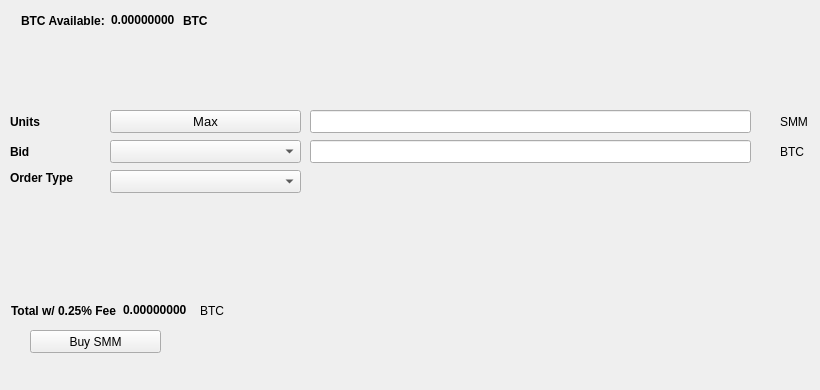
   <widget class="QWidget" name="BuyTab">
    <attribute name="title">
     <string>Buy</string>
    </attribute>
    <widget class="QPushButton" name="BuySMM">
     <property name="geometry">
      <rect>
       <x>30</x>
       <y>330</y>
       <width>131</width>
       <height>23</height>
      </rect>
     </property>
     <property name="text">
      <string>Buy SMM</string>
     </property>
     <property name="icon">
      <iconset resource="../smm.qrc">
       <normaloff>:/icons/bitcoin</normaloff>:/icons/bitcoin</iconset>
     </property>
    </widget>
    <widget class="QLabel" name="label_3">
     <property name="geometry">
      <rect>
       <x>10</x>
       <y>110</y>
       <width>46</width>
       <height>23</height>
      </rect>
     </property>
     <property name="font">
      <font>
       <weight>75</weight>
       <bold>true</bold>
      </font>
     </property>
     <property name="text">
      <string>Units</string>
     </property>
    </widget>
    <widget class="QLineEdit" name="UnitsInput">
     <property name="geometry">
      <rect>
       <x>310</x>
       <y>110</y>
       <width>441</width>
       <height>23</height>
      </rect>
     </property>
     <property name="font">
      <font>
       <pointsize>9</pointsize>
       <weight>75</weight>
       <bold>true</bold>
      </font>
     </property>
    </widget>
    <widget class="QLineEdit" name="BuyBidPriceEdit">
     <property name="geometry">
      <rect>
       <x>310</x>
       <y>140</y>
       <width>441</width>
       <height>23</height>
      </rect>
     </property>
     <property name="font">
      <font>
       <pointsize>9</pointsize>
       <weight>75</weight>
       <bold>true</bold>
      </font>
     </property>
    </widget>
    <widget class="QLabel" name="label_4">
     <property name="geometry">
      <rect>
       <x>780</x>
       <y>110</y>
       <width>31</width>
       <height>23</height>
      </rect>
     </property>
     <property name="text">
      <string>SMM</string>
     </property>
    </widget>
    <widget class="QLabel" name="label_5">
     <property name="geometry">
      <rect>
       <x>780</x>
       <y>140</y>
       <width>31</width>
       <height>23</height>
      </rect>
     </property>
     <property name="text">
      <string>BTC</string>
     </property>
    </widget>
    <widget class="QLabel" name="label_6">
     <property name="geometry">
      <rect>
       <x>10</x>
       <y>140</y>
       <width>46</width>
       <height>23</height>
      </rect>
     </property>
     <property name="font">
      <font>
       <weight>75</weight>
       <bold>true</bold>
      </font>
     </property>
     <property name="text">
      <string>Bid</string>
     </property>
    </widget>
    <widget class="QLabel" name="label_7">
     <property name="geometry">
      <rect>
       <x>10</x>
       <y>170</y>
       <width>91</width>
       <height>16</height>
      </rect>
     </property>
     <property name="font">
      <font>
       <weight>75</weight>
       <bold>true</bold>
      </font>
     </property>
     <property name="text">
      <string>Order Type</string>
     </property>
    </widget>
    <widget class="QPushButton" name="Buy_Max_Amount">
     <property name="geometry">
      <rect>
       <x>110</x>
       <y>110</y>
       <width>191</width>
       <height>23</height>
      </rect>
     </property>
     <property name="font">
      <font>
       <pointsize>10</pointsize>
      </font>
     </property>
     <property name="text">
      <string>Max</string>
     </property>
    </widget>
    <widget class="QComboBox" name="BuyBidcomboBox">
     <property name="geometry">
      <rect>
       <x>110</x>
       <y>140</y>
       <width>191</width>
       <height>23</height>
      </rect>
     </property>
     <property name="font">
      <font>
       <pointsize>10</pointsize>
      </font>
     </property>
    </widget>
    <widget class="QComboBox" name="buyOrdertypeCombo">
     <property name="geometry">
      <rect>
       <x>110</x>
       <y>170</y>
       <width>191</width>
       <height>23</height>
      </rect>
     </property>
     <property name="font">
      <font>
       <pointsize>10</pointsize>
      </font>
     </property>
    </widget>
    <widget class="QWidget" name="layoutWidget1">
     <property name="geometry">
      <rect>
       <x>21</x>
       <y>11</y>
       <width>227</width>
       <height>19</height>
      </rect>
     </property>
     <layout class="QHBoxLayout" name="horizontalLayout_3">
      <item>
       <widget class="QLabel" name="label232">
        <property name="font">
         <font>
          <weight>75</weight>
          <bold>true</bold>
         </font>
        </property>
        <property name="text">
         <string>BTC Available:</string>
        </property>
       </widget>
      </item>
      <item>
       <widget class="QLabel" name="BtcAvailableLbl">
        <property name="palette">
         <palette>
          <active>
           <colorrole role="WindowText">
            <brush brushstyle="SolidPattern">
             <color alpha="255">
              <red>0</red>
              <green>0</green>
              <blue>0</blue>
             </color>
            </brush>
           </colorrole>
           <colorrole role="Button">
            <brush brushstyle="SolidPattern">
             <color alpha="255">
              <red>0</red>
              <green>170</green>
              <blue>0</blue>
             </color>
            </brush>
           </colorrole>
           <colorrole role="Light">
            <brush brushstyle="SolidPattern">
             <color alpha="255">
              <red>0</red>
              <green>255</green>
              <blue>0</blue>
             </color>
            </brush>
           </colorrole>
           <colorrole role="Midlight">
            <brush brushstyle="SolidPattern">
             <color alpha="255">
              <red>0</red>
              <green>212</green>
              <blue>0</blue>
             </color>
            </brush>
           </colorrole>
           <colorrole role="Dark">
            <brush brushstyle="SolidPattern">
             <color alpha="255">
              <red>0</red>
              <green>85</green>
              <blue>0</blue>
             </color>
            </brush>
           </colorrole>
           <colorrole role="Mid">
            <brush brushstyle="SolidPattern">
             <color alpha="255">
              <red>0</red>
              <green>113</green>
              <blue>0</blue>
             </color>
            </brush>
           </colorrole>
           <colorrole role="Text">
            <brush brushstyle="SolidPattern">
             <color alpha="255">
              <red>0</red>
              <green>170</green>
              <blue>0</blue>
             </color>
            </brush>
           </colorrole>
           <colorrole role="BrightText">
            <brush brushstyle="SolidPattern">
             <color alpha="255">
              <red>255</red>
              <green>255</green>
              <blue>255</blue>
             </color>
            </brush>
           </colorrole>
           <colorrole role="ButtonText">
            <brush brushstyle="SolidPattern">
             <color alpha="255">
              <red>0</red>
              <green>0</green>
              <blue>0</blue>
             </color>
            </brush>
           </colorrole>
           <colorrole role="Base">
            <brush brushstyle="SolidPattern">
             <color alpha="255">
              <red>255</red>
              <green>255</green>
              <blue>255</blue>
             </color>
            </brush>
           </colorrole>
           <colorrole role="Window">
            <brush brushstyle="SolidPattern">
             <color alpha="255">
              <red>0</red>
              <green>170</green>
              <blue>0</blue>
             </color>
            </brush>
           </colorrole>
           <colorrole role="Shadow">
            <brush brushstyle="SolidPattern">
             <color alpha="255">
              <red>0</red>
              <green>0</green>
              <blue>0</blue>
             </color>
            </brush>
           </colorrole>
           <colorrole role="AlternateBase">
            <brush brushstyle="SolidPattern">
             <color alpha="255">
              <red>127</red>
              <green>212</green>
              <blue>127</blue>
             </color>
            </brush>
           </colorrole>
           <colorrole role="ToolTipBase">
            <brush brushstyle="SolidPattern">
             <color alpha="255">
              <red>255</red>
              <green>255</green>
              <blue>220</blue>
             </color>
            </brush>
           </colorrole>
           <colorrole role="ToolTipText">
            <brush brushstyle="SolidPattern">
             <color alpha="255">
              <red>0</red>
              <green>0</green>
              <blue>0</blue>
             </color>
            </brush>
           </colorrole>
          </active>
          <inactive>
           <colorrole role="WindowText">
            <brush brushstyle="SolidPattern">
             <color alpha="255">
              <red>0</red>
              <green>0</green>
              <blue>0</blue>
             </color>
            </brush>
           </colorrole>
           <colorrole role="Button">
            <brush brushstyle="SolidPattern">
             <color alpha="255">
              <red>0</red>
              <green>170</green>
              <blue>0</blue>
             </color>
            </brush>
           </colorrole>
           <colorrole role="Light">
            <brush brushstyle="SolidPattern">
             <color alpha="255">
              <red>0</red>
              <green>255</green>
              <blue>0</blue>
             </color>
            </brush>
           </colorrole>
           <colorrole role="Midlight">
            <brush brushstyle="SolidPattern">
             <color alpha="255">
              <red>0</red>
              <green>212</green>
              <blue>0</blue>
             </color>
            </brush>
           </colorrole>
           <colorrole role="Dark">
            <brush brushstyle="SolidPattern">
             <color alpha="255">
              <red>0</red>
              <green>85</green>
              <blue>0</blue>
             </color>
            </brush>
           </colorrole>
           <colorrole role="Mid">
            <brush brushstyle="SolidPattern">
             <color alpha="255">
              <red>0</red>
              <green>113</green>
              <blue>0</blue>
             </color>
            </brush>
           </colorrole>
           <colorrole role="Text">
            <brush brushstyle="SolidPattern">
             <color alpha="255">
              <red>0</red>
              <green>170</green>
              <blue>0</blue>
             </color>
            </brush>
           </colorrole>
           <colorrole role="BrightText">
            <brush brushstyle="SolidPattern">
             <color alpha="255">
              <red>255</red>
              <green>255</green>
              <blue>255</blue>
             </color>
            </brush>
           </colorrole>
           <colorrole role="ButtonText">
            <brush brushstyle="SolidPattern">
             <color alpha="255">
              <red>0</red>
              <green>0</green>
              <blue>0</blue>
             </color>
            </brush>
           </colorrole>
           <colorrole role="Base">
            <brush brushstyle="SolidPattern">
             <color alpha="255">
              <red>255</red>
              <green>255</green>
              <blue>255</blue>
             </color>
            </brush>
           </colorrole>
           <colorrole role="Window">
            <brush brushstyle="SolidPattern">
             <color alpha="255">
              <red>0</red>
              <green>170</green>
              <blue>0</blue>
             </color>
            </brush>
           </colorrole>
           <colorrole role="Shadow">
            <brush brushstyle="SolidPattern">
             <color alpha="255">
              <red>0</red>
              <green>0</green>
              <blue>0</blue>
             </color>
            </brush>
           </colorrole>
           <colorrole role="AlternateBase">
            <brush brushstyle="SolidPattern">
             <color alpha="255">
              <red>127</red>
              <green>212</green>
              <blue>127</blue>
             </color>
            </brush>
           </colorrole>
           <colorrole role="ToolTipBase">
            <brush brushstyle="SolidPattern">
             <color alpha="255">
              <red>255</red>
              <green>255</green>
              <blue>220</blue>
             </color>
            </brush>
           </colorrole>
           <colorrole role="ToolTipText">
            <brush brushstyle="SolidPattern">
             <color alpha="255">
              <red>0</red>
              <green>0</green>
              <blue>0</blue>
             </color>
            </brush>
           </colorrole>
          </inactive>
          <disabled>
           <colorrole role="WindowText">
            <brush brushstyle="SolidPattern">
             <color alpha="255">
              <red>0</red>
              <green>85</green>
              <blue>0</blue>
             </color>
            </brush>
           </colorrole>
           <colorrole role="Button">
            <brush brushstyle="SolidPattern">
             <color alpha="255">
              <red>0</red>
              <green>170</green>
              <blue>0</blue>
             </color>
            </brush>
           </colorrole>
           <colorrole role="Light">
            <brush brushstyle="SolidPattern">
             <color alpha="255">
              <red>0</red>
              <green>255</green>
              <blue>0</blue>
             </color>
            </brush>
           </colorrole>
           <colorrole role="Midlight">
            <brush brushstyle="SolidPattern">
             <color alpha="255">
              <red>0</red>
              <green>212</green>
              <blue>0</blue>
             </color>
            </brush>
           </colorrole>
           <colorrole role="Dark">
            <brush brushstyle="SolidPattern">
             <color alpha="255">
              <red>0</red>
              <green>85</green>
              <blue>0</blue>
             </color>
            </brush>
           </colorrole>
           <colorrole role="Mid">
            <brush brushstyle="SolidPattern">
             <color alpha="255">
              <red>0</red>
              <green>113</green>
              <blue>0</blue>
             </color>
            </brush>
           </colorrole>
           <colorrole role="Text">
            <brush brushstyle="SolidPattern">
             <color alpha="255">
              <red>0</red>
              <green>85</green>
              <blue>0</blue>
             </color>
            </brush>
           </colorrole>
           <colorrole role="BrightText">
            <brush brushstyle="SolidPattern">
             <color alpha="255">
              <red>255</red>
              <green>255</green>
              <blue>255</blue>
             </color>
            </brush>
           </colorrole>
           <colorrole role="ButtonText">
            <brush brushstyle="SolidPattern">
             <color alpha="255">
              <red>0</red>
              <green>85</green>
              <blue>0</blue>
             </color>
            </brush>
           </colorrole>
           <colorrole role="Base">
            <brush brushstyle="SolidPattern">
             <color alpha="255">
              <red>0</red>
              <green>170</green>
              <blue>0</blue>
             </color>
            </brush>
           </colorrole>
           <colorrole role="Window">
            <brush brushstyle="SolidPattern">
             <color alpha="255">
              <red>0</red>
              <green>170</green>
              <blue>0</blue>
             </color>
            </brush>
           </colorrole>
           <colorrole role="Shadow">
            <brush brushstyle="SolidPattern">
             <color alpha="255">
              <red>0</red>
              <green>0</green>
              <blue>0</blue>
             </color>
            </brush>
           </colorrole>
           <colorrole role="AlternateBase">
            <brush brushstyle="SolidPattern">
             <color alpha="255">
              <red>0</red>
              <green>170</green>
              <blue>0</blue>
             </color>
            </brush>
           </colorrole>
           <colorrole role="ToolTipBase">
            <brush brushstyle="SolidPattern">
             <color alpha="255">
              <red>255</red>
              <green>255</green>
              <blue>220</blue>
             </color>
            </brush>
           </colorrole>
           <colorrole role="ToolTipText">
            <brush brushstyle="SolidPattern">
             <color alpha="255">
              <red>0</red>
              <green>0</green>
              <blue>0</blue>
             </color>
            </brush>
           </colorrole>
          </disabled>
         </palette>
        </property>
        <property name="font">
         <font>
          <weight>75</weight>
          <bold>true</bold>
         </font>
        </property>
        <property name="text">
         <string>0.00000000</string>
        </property>
        <property name="textInteractionFlags">
         <set>Qt::LinksAccessibleByMouse|Qt::TextSelectableByKeyboard|Qt::TextSelectableByMouse</set>
        </property>
       </widget>
      </item>
      <item>
       <widget class="QLabel" name="BtcAvailableLbl_2">
        <property name="font">
         <font>
          <weight>75</weight>
          <bold>true</bold>
         </font>
        </property>
        <property name="text">
         <string>BTC</string>
        </property>
       </widget>
      </item>
     </layout>
    </widget>
    <widget class="QWidget" name="layoutWidge2">
     <property name="geometry">
      <rect>
       <x>11</x>
       <y>301</y>
       <width>259</width>
       <height>19</height>
      </rect>
     </property>
     <layout class="QHBoxLayout" name="horizontalLayout_4">
      <item>
       <widget class="QLabel" name="label_9">
        <property name="font">
         <font>
          <weight>75</weight>
          <bold>true</bold>
         </font>
        </property>
        <property name="text">
         <string>Total w/ 0.25% Fee</string>
        </property>
       </widget>
      </item>
      <item>
       <widget class="QLabel" name="BuyCostLabel">
        <property name="palette">
         <palette>
          <active>
           <colorrole role="WindowText">
            <brush brushstyle="SolidPattern">
             <color alpha="255">
              <red>0</red>
              <green>0</green>
              <blue>0</blue>
             </color>
            </brush>
           </colorrole>
           <colorrole role="Button">
            <brush brushstyle="SolidPattern">
             <color alpha="255">
              <red>0</red>
              <green>170</green>
              <blue>0</blue>
             </color>
            </brush>
           </colorrole>
           <colorrole role="Light">
            <brush brushstyle="SolidPattern">
             <color alpha="255">
              <red>0</red>
              <green>255</green>
              <blue>0</blue>
             </color>
            </brush>
           </colorrole>
           <colorrole role="Midlight">
            <brush brushstyle="SolidPattern">
             <color alpha="255">
              <red>0</red>
              <green>212</green>
              <blue>0</blue>
             </color>
            </brush>
           </colorrole>
           <colorrole role="Dark">
            <brush brushstyle="SolidPattern">
             <color alpha="255">
              <red>0</red>
              <green>85</green>
              <blue>0</blue>
             </color>
            </brush>
           </colorrole>
           <colorrole role="Mid">
            <brush brushstyle="SolidPattern">
             <color alpha="255">
              <red>0</red>
              <green>113</green>
              <blue>0</blue>
             </color>
            </brush>
           </colorrole>
           <colorrole role="Text">
            <brush brushstyle="SolidPattern">
             <color alpha="255">
              <red>0</red>
              <green>170</green>
              <blue>0</blue>
             </color>
            </brush>
           </colorrole>
           <colorrole role="BrightText">
            <brush brushstyle="SolidPattern">
             <color alpha="255">
              <red>255</red>
              <green>255</green>
              <blue>255</blue>
             </color>
            </brush>
           </colorrole>
           <colorrole role="ButtonText">
            <brush brushstyle="SolidPattern">
             <color alpha="255">
              <red>0</red>
              <green>0</green>
              <blue>0</blue>
             </color>
            </brush>
           </colorrole>
           <colorrole role="Base">
            <brush brushstyle="SolidPattern">
             <color alpha="255">
              <red>255</red>
              <green>255</green>
              <blue>255</blue>
             </color>
            </brush>
           </colorrole>
           <colorrole role="Window">
            <brush brushstyle="SolidPattern">
             <color alpha="255">
              <red>0</red>
              <green>170</green>
              <blue>0</blue>
             </color>
            </brush>
           </colorrole>
           <colorrole role="Shadow">
            <brush brushstyle="SolidPattern">
             <color alpha="255">
              <red>0</red>
              <green>0</green>
              <blue>0</blue>
             </color>
            </brush>
           </colorrole>
           <colorrole role="AlternateBase">
            <brush brushstyle="SolidPattern">
             <color alpha="255">
              <red>127</red>
              <green>212</green>
              <blue>127</blue>
             </color>
            </brush>
           </colorrole>
           <colorrole role="ToolTipBase">
            <brush brushstyle="SolidPattern">
             <color alpha="255">
              <red>255</red>
              <green>255</green>
              <blue>220</blue>
             </color>
            </brush>
           </colorrole>
           <colorrole role="ToolTipText">
            <brush brushstyle="SolidPattern">
             <color alpha="255">
              <red>0</red>
              <green>0</green>
              <blue>0</blue>
             </color>
            </brush>
           </colorrole>
          </active>
          <inactive>
           <colorrole role="WindowText">
            <brush brushstyle="SolidPattern">
             <color alpha="255">
              <red>0</red>
              <green>0</green>
              <blue>0</blue>
             </color>
            </brush>
           </colorrole>
           <colorrole role="Button">
            <brush brushstyle="SolidPattern">
             <color alpha="255">
              <red>0</red>
              <green>170</green>
              <blue>0</blue>
             </color>
            </brush>
           </colorrole>
           <colorrole role="Light">
            <brush brushstyle="SolidPattern">
             <color alpha="255">
              <red>0</red>
              <green>255</green>
              <blue>0</blue>
             </color>
            </brush>
           </colorrole>
           <colorrole role="Midlight">
            <brush brushstyle="SolidPattern">
             <color alpha="255">
              <red>0</red>
              <green>212</green>
              <blue>0</blue>
             </color>
            </brush>
           </colorrole>
           <colorrole role="Dark">
            <brush brushstyle="SolidPattern">
             <color alpha="255">
              <red>0</red>
              <green>85</green>
              <blue>0</blue>
             </color>
            </brush>
           </colorrole>
           <colorrole role="Mid">
            <brush brushstyle="SolidPattern">
             <color alpha="255">
              <red>0</red>
              <green>113</green>
              <blue>0</blue>
             </color>
            </brush>
           </colorrole>
           <colorrole role="Text">
            <brush brushstyle="SolidPattern">
             <color alpha="255">
              <red>0</red>
              <green>170</green>
              <blue>0</blue>
             </color>
            </brush>
           </colorrole>
           <colorrole role="BrightText">
            <brush brushstyle="SolidPattern">
             <color alpha="255">
              <red>255</red>
              <green>255</green>
              <blue>255</blue>
             </color>
            </brush>
           </colorrole>
           <colorrole role="ButtonText">
            <brush brushstyle="SolidPattern">
             <color alpha="255">
              <red>0</red>
              <green>0</green>
              <blue>0</blue>
             </color>
            </brush>
           </colorrole>
           <colorrole role="Base">
            <brush brushstyle="SolidPattern">
             <color alpha="255">
              <red>255</red>
              <green>255</green>
              <blue>255</blue>
             </color>
            </brush>
           </colorrole>
           <colorrole role="Window">
            <brush brushstyle="SolidPattern">
             <color alpha="255">
              <red>0</red>
              <green>170</green>
              <blue>0</blue>
             </color>
            </brush>
           </colorrole>
           <colorrole role="Shadow">
            <brush brushstyle="SolidPattern">
             <color alpha="255">
              <red>0</red>
              <green>0</green>
              <blue>0</blue>
             </color>
            </brush>
           </colorrole>
           <colorrole role="AlternateBase">
            <brush brushstyle="SolidPattern">
             <color alpha="255">
              <red>127</red>
              <green>212</green>
              <blue>127</blue>
             </color>
            </brush>
           </colorrole>
           <colorrole role="ToolTipBase">
            <brush brushstyle="SolidPattern">
             <color alpha="255">
              <red>255</red>
              <green>255</green>
              <blue>220</blue>
             </color>
            </brush>
           </colorrole>
           <colorrole role="ToolTipText">
            <brush brushstyle="SolidPattern">
             <color alpha="255">
              <red>0</red>
              <green>0</green>
              <blue>0</blue>
             </color>
            </brush>
           </colorrole>
          </inactive>
          <disabled>
           <colorrole role="WindowText">
            <brush brushstyle="SolidPattern">
             <color alpha="255">
              <red>0</red>
              <green>85</green>
              <blue>0</blue>
             </color>
            </brush>
           </colorrole>
           <colorrole role="Button">
            <brush brushstyle="SolidPattern">
             <color alpha="255">
              <red>0</red>
              <green>170</green>
              <blue>0</blue>
             </color>
            </brush>
           </colorrole>
           <colorrole role="Light">
            <brush brushstyle="SolidPattern">
             <color alpha="255">
              <red>0</red>
              <green>255</green>
              <blue>0</blue>
             </color>
            </brush>
           </colorrole>
           <colorrole role="Midlight">
            <brush brushstyle="SolidPattern">
             <color alpha="255">
              <red>0</red>
              <green>212</green>
              <blue>0</blue>
             </color>
            </brush>
           </colorrole>
           <colorrole role="Dark">
            <brush brushstyle="SolidPattern">
             <color alpha="255">
              <red>0</red>
              <green>85</green>
              <blue>0</blue>
             </color>
            </brush>
           </colorrole>
           <colorrole role="Mid">
            <brush brushstyle="SolidPattern">
             <color alpha="255">
              <red>0</red>
              <green>113</green>
              <blue>0</blue>
             </color>
            </brush>
           </colorrole>
           <colorrole role="Text">
            <brush brushstyle="SolidPattern">
             <color alpha="255">
              <red>0</red>
              <green>85</green>
              <blue>0</blue>
             </color>
            </brush>
           </colorrole>
           <colorrole role="BrightText">
            <brush brushstyle="SolidPattern">
             <color alpha="255">
              <red>255</red>
              <green>255</green>
              <blue>255</blue>
             </color>
            </brush>
           </colorrole>
           <colorrole role="ButtonText">
            <brush brushstyle="SolidPattern">
             <color alpha="255">
              <red>0</red>
              <green>85</green>
              <blue>0</blue>
             </color>
            </brush>
           </colorrole>
           <colorrole role="Base">
            <brush brushstyle="SolidPattern">
             <color alpha="255">
              <red>0</red>
              <green>170</green>
              <blue>0</blue>
             </color>
            </brush>
           </colorrole>
           <colorrole role="Window">
            <brush brushstyle="SolidPattern">
             <color alpha="255">
              <red>0</red>
              <green>170</green>
              <blue>0</blue>
             </color>
            </brush>
           </colorrole>
           <colorrole role="Shadow">
            <brush brushstyle="SolidPattern">
             <color alpha="255">
              <red>0</red>
              <green>0</green>
              <blue>0</blue>
             </color>
            </brush>
           </colorrole>
           <colorrole role="AlternateBase">
            <brush brushstyle="SolidPattern">
             <color alpha="255">
              <red>0</red>
              <green>170</green>
              <blue>0</blue>
             </color>
            </brush>
           </colorrole>
           <colorrole role="ToolTipBase">
            <brush brushstyle="SolidPattern">
             <color alpha="255">
              <red>255</red>
              <green>255</green>
              <blue>220</blue>
             </color>
            </brush>
           </colorrole>
           <colorrole role="ToolTipText">
            <brush brushstyle="SolidPattern">
             <color alpha="255">
              <red>0</red>
              <green>0</green>
              <blue>0</blue>
             </color>
            </brush>
           </colorrole>
          </disabled>
         </palette>
        </property>
        <property name="font">
         <font>
          <weight>75</weight>
          <bold>true</bold>
         </font>
        </property>
        <property name="autoFillBackground">
         <bool>false</bool>
        </property>
        <property name="text">
         <string>0.00000000</string>
        </property>
        <property name="textInteractionFlags">
         <set>Qt::LinksAccessibleByMouse|Qt::TextSelectableByMouse</set>
        </property>
       </widget>
      </item>
      <item>
       <widget class="QLabel" name="label_10">
        <property name="font">
         <font>
          <weight>50</weight>
          <bold>false</bold>
         </font>
        </property>
        <property name="text">
         <string>BTC</string>
        </property>
       </widget>
      </item>
     </layout>
    </widget>
    <widget class="QLabel" name="label_24">
     <property name="geometry">
      <rect>
       <x>460</x>
       <y>300</y>
       <width>281</width>
       <height>81</height>
      </rect>
     </property>
     <property name="text">
      <string/>
     </property>
     <property name="pixmap">
      <pixmap>:/images/bittrex</pixmap>
     </property>
    </widget>
   </widget>
